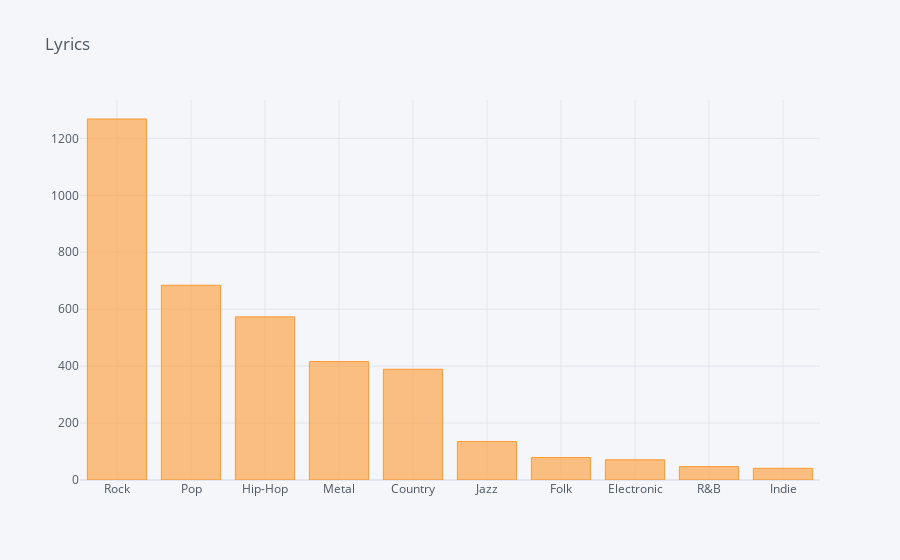

This figure's notebook cell:
### Code cell
pred['pred'].value_counts().sort_values(ascending=False).iplot(kind='bar', title='Lyrics')

### Figure 1 — Plotly figure (JSON) as saved in the notebook; plotly's stock layout.template omitted (floating-point values rounded to 4 significant figures)
{"data": [{"marker": {"color": "rgba(255, 153, 51, 0.6)", "line": {"color": "rgba(255, 153, 51, 1.0)", "width": 1}}, "name": "pred", "orientation": "v", "text": "", "type": "bar", "x": ["Rock", "Pop", "Hip-Hop", "Metal", "Country", "Jazz", "Folk", "Electronic", "R&B", "Indie"], "y": [1268, 684, 573, 416, 389, 135, 79, 71, 47, 41]}], "layout": {"legend": {"bgcolor": "#F5F6F9", "font": {"color": "#4D5663"}}, "paper_bgcolor": "#F5F6F9", "plot_bgcolor": "#F5F6F9", "title": {"font": {"color": "#4D5663"}, "text": "Lyrics"}, "xaxis": {"gridcolor": "#E1E5ED", "showgrid": true, "tickfont": {"color": "#4D5663"}, "title": {"font": {"color": "#4D5663"}, "text": ""}, "zerolinecolor": "#E1E5ED"}, "yaxis": {"gridcolor": "#E1E5ED", "showgrid": true, "tickfont": {"color": "#4D5663"}, "title": {"font": {"color": "#4D5663"}, "text": ""}, "zerolinecolor": "#E1E5ED"}}}
